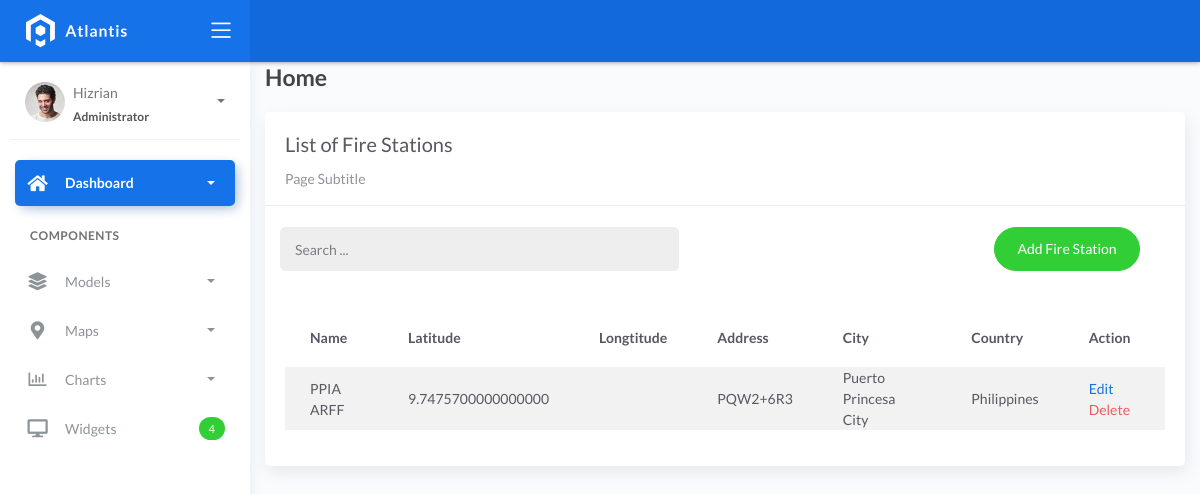
/firestation_list/, run on the app's committed database.
### fire/models.py (models this page shows, shortened)
class BaseModel(models.Model):
    created_at = models.DateTimeField(auto_now_add=True, db_index=True)
    updated_at = models.DateTimeField(auto_now=True)
    class Meta:
        abstract = True

class FireStation(BaseModel):
    name = models.CharField(max_length=150)
    latitude = models.DecimalField(
        max_digits=22, decimal_places=16, null=True, blank=True)
    longitude = models.DecimalField(
        max_digits=22, decimal_places=16, null=True, blank=True)
    address = models.CharField(max_length=150)
    city = models.CharField(max_length=150)  # can be in separate table
    country = models.CharField(max_length=150)  # can be in separate table

### fire/views.py (the view)
# urls.py: path('firestation_list/', a.FireStationList.as_view(), name='firestation-list'),
class FireStationList(ListView):
    model = FireStation
    context_object_name = 'firestation'
    template_name = 'firestation_list.html'
    paginate_by = 5
    def get_queryset(self, *args, **kwargs):
        qs = super(FireStationList, self).get_queryset(*args, **kwargs)
        if self.request.GET.get("q") != None:
            query = self.request.GET.get('q')
            qs = qs.filter(Q(name__icontains=query) |
                        Q(description__icontains=query))
        return qs

### templates/firestation_list.html (shortened to what this page needs)
{% extends 'base.html' %} {% load static %} {% block content %}
<div class="content">
    <div class="container-fluid">
        <h4 class="page-title">Home</h4>
        <div class="row">
            <div class="col-md-12">
                <div class="card">
                    <div class="card-header">
                        <div class="card-title">List of Fire Stations</div>
                        <div class="card-category">Page Subtitle</div>
                    </div>
                    <br />
                        <div class="col-md-12 row">
                            <div class="col-md-6">
                                <form class="navbar-left navbar-form nav-search mr-md-3" action=" { % url 'firestation-list % } ">
                                    <div class="input-group">
                                        <input type="text" placeholder="Search ..." class="form-control" name="q" />
                                        <div class="input-group-append">
                                        <span class="input-group-text">
                                        </span>
                                    </div>
                                </div>
                            </form>
                        </div>
                        <div class="col-md-6">
                            <div class="pull-right">
                                <a href="{% url 'firestation-add' %}" class="btn btn-success btn-rounded">Add
                                Fire Station</a>
                            </div>
                        </div>
                    </div>
                    <div class="card-body">
                        <table class="table table-striped mt-3">
                            <thead>
                                <tr>
                                    <th scope="col">Name</th>
                                    <th scope="col">Latitude</th>
                                    <th scope="col">Longtitude</th>
                                    <th scope="col">Address</th>
                                    <th scope="col">City</th>
                                    <th scope="col">Country</th>
                                    <th scope="col">Action</th>
                                </tr>
                            </thead>
                            <tbody>
                                {% for object in object_list %}
                                <tr>
                                    <td>{{ object.name }}</td>
                                    <td>{{ object.latitude }}</td>
                                    <td>{{ object.longtitude }}</td>
                                    <td>{{ object.address }}</td>
                                    <td>{{ object.city }}</td>
                                    <td>{{ object.country }}</td>
                                    <td>
                                        <a href="/firestation_list/{{ object.id }}">Edit</a>
                                        <a href="/firestation_list/{{ object.id }}/delete" class="text-danger">Delete</a>
                                    </td>
                                    </tr>
                                {% endfor %}
                            </tbody>
                        </table>
                    </div>
                </div>
            </div>
        </div>
    </div>
</div>
{% endblock %}

### data on the page
FireStation: name "PPIA ARFF", latitude "9.7475700000000000", address "PQW2+6R3", city "Puerto Princesa City", country "Philippines"
